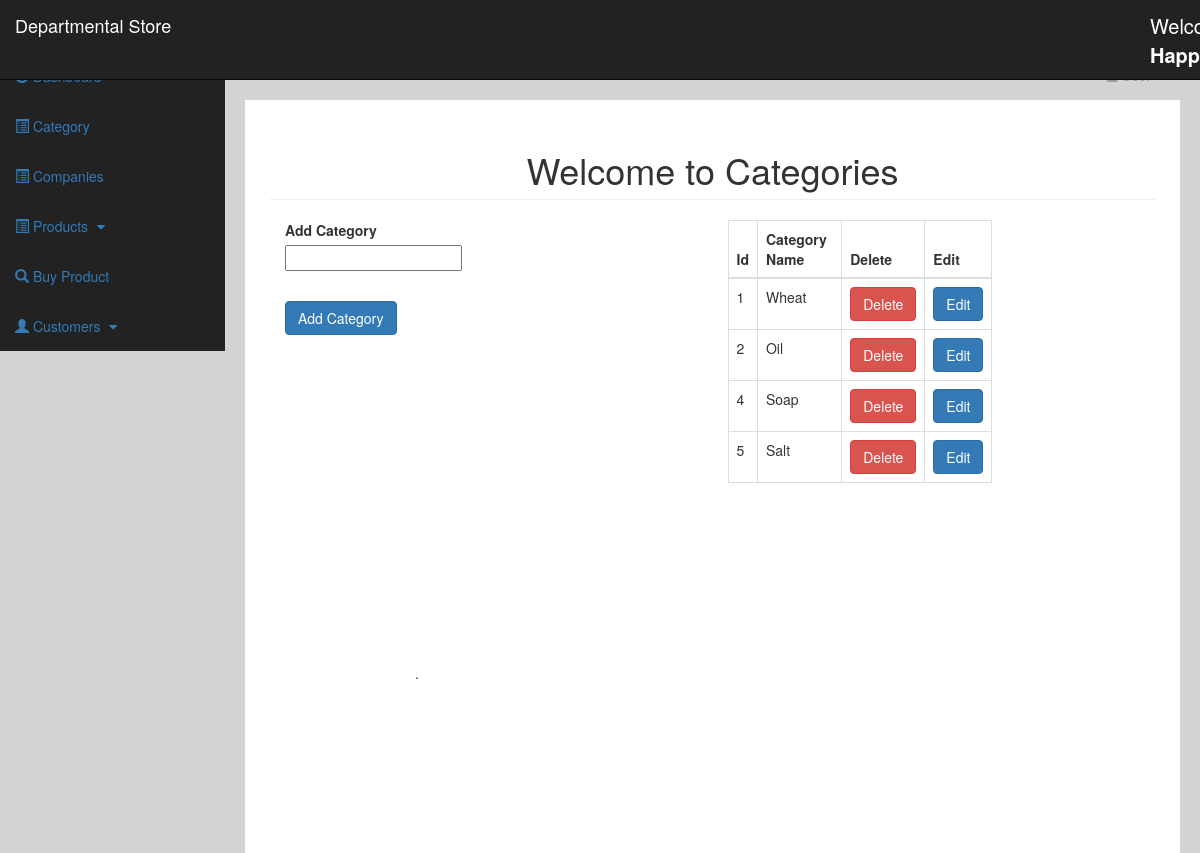
The app's page /categories.php (signed in) with its own data.
### tables this page shows
CREATE TABLE `categories` (
  `cat_id` int(3) NOT NULL,
  `cat_name` varchar(255) NOT NULL
);

### categories.php (the view, shortened to what this page needs)
<?php include "includes/header.php";  ?>
    <div id="wrapper">
        <?php include "includes/navigation.php"; ?>
        <div id="page-wrapper">
            <div class="container-fluid">
                <div class="row">
                    <div class="col-lg-12">
                        <h1 class="page-header">
                         <center>Welcome to Categories</center>
                        </h1>
     <div class="col-xs-6">
              <form action="" method="post">
                <div class="form-group">
                 <label for="cat_name">Add Category</label><br>
                 <input type="text" class="form-group" name="cat_name">
                </div>
                <div class="form-group">
                 <input type="submit" class="btn btn-primary" name="submit" value="Add Category">
                </div>
              </form>
        </div>
       <div class=col-xs-4>
                <table class="table table-bordered table-hover">
                 <thead>
                     <tr>
                         <th>Id</th>
                         <th>Category Name</th>
                         <th>Delete</th>
                         <th>Edit</th>
                     </tr>
                 </thead>
                <tbody>
        <?php
          $query = "SELECT * FROM categories";
          $select_categories = mysqli_query($connection,$query);
          while($row = mysqli_fetch_assoc($select_categories)) {
            $cat_id = $row['cat_id'];
              $cat_name = $row['cat_name'];
        echo "<tr>";
        echo "<td>{$cat_id}</td>";
        echo "<td>{$cat_name}</td>";
        echo "<td><a class='btn btn-danger' role='button' href='categories.php?delete={$cat_id}'>Delete</a></td>";
        echo "<td><a class='btn btn-primary' role='button' href='categories.php?edit={$cat_id}'>Edit</a></td>";
        echo "</tr>";
        }
     ?>
                </tbody>
             </table>
         </div>
           </div>
            </div>
        </div>
        <div style="padding:160px">.</div>
    </div>
 <?php
      include "includes/footer.php";
   ?>

### css/sb-admin.css (style rules this page uses)
body { margin-top: 100px; background-color: #D3D3D3; }
@media (min-width:768px) { body { margin-top: 50px; } }
#wrapper { padding-left: 0; }
#page-wrapper { width: 100%; padding: 0; background-color: #fff; }
@media (min-width:768px) { #wrapper { padding-left: 225px; } }
@media (min-width:768px) { #page-wrapper { padding: 10px; } }

### records on screen
categories: cat_id "1", cat_name "Wheat"
categories: cat_id "2", cat_name "Oil"
categories: cat_id "4", cat_name "Soap"
categories: cat_id "5", cat_name "Salt"
